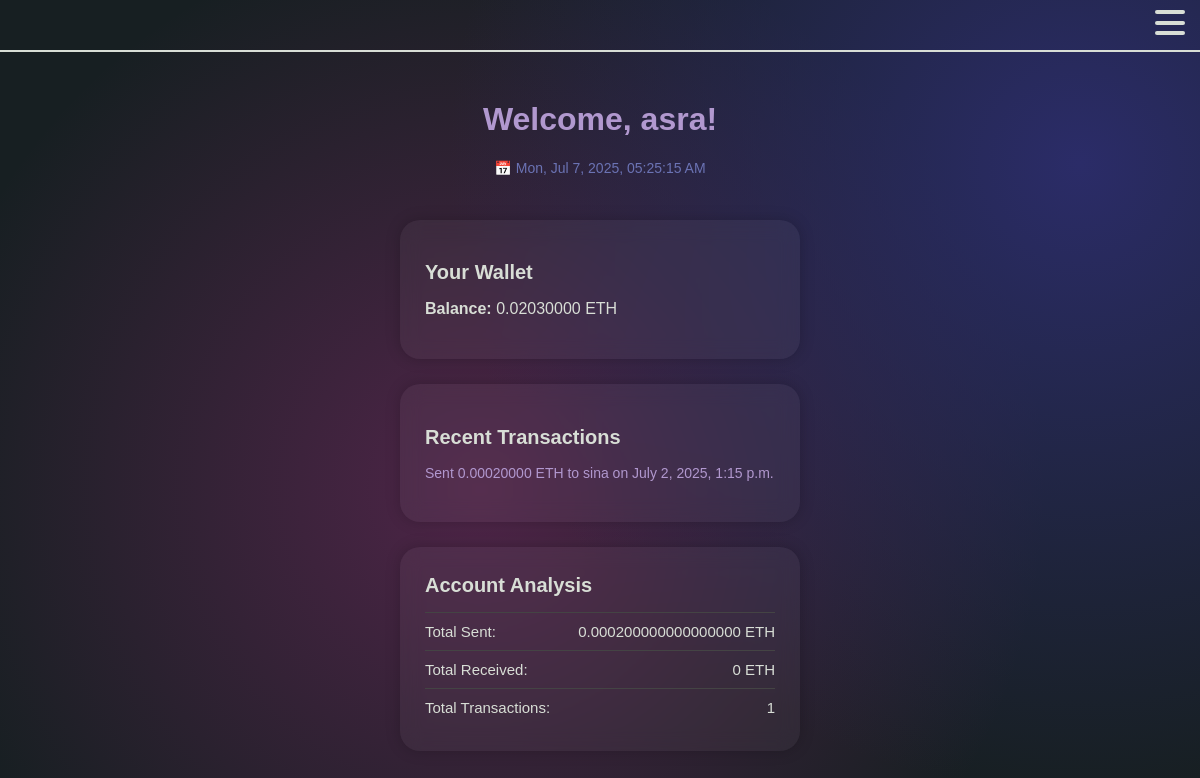
The page /users/dashboard/ (signed in) on the database its author committed.
### users/models.py (models this page shows, shortened)
class CustomUser(AbstractUser):
    wallet_balance = models.DecimalField(max_digits=20, decimal_places=8, default=0.0)

### wallet/models.py (models this page shows, shortened)
class Wallet(models.Model):
    user = models.OneToOneField(settings.AUTH_USER_MODEL, on_delete=models.CASCADE)
    balance = models.DecimalField(max_digits=20, decimal_places=8, default=0.0)

class Transaction(models.Model):
    sender = models.ForeignKey(settings.AUTH_USER_MODEL, related_name="sent_transactions", on_delete=models.CASCADE)
    receiver = models.ForeignKey(settings.AUTH_USER_MODEL, related_name="received_transactions", on_delete=models.CASCADE)
    amount = models.DecimalField(max_digits=20, decimal_places=8)
    timestamp = models.DateTimeField(auto_now_add=True)

### users/views.py (the view)
# urls.py: path('dashboard/', DashboardView.as_view(), name='dashboard'),
class DashboardView(LoginRequiredMixin, View):
    def get(self, request):
        wallet = Wallet.objects.get(user=request.user)  # Get user's wallet
        transactions = Transaction.objects.filter(sender=request.user)[:5]  # Last 5 transactions
        sent_total = Transaction.objects.filter(sender=request.user).aggregate(total=Sum('amount'))['total'] or 0
        received_total = Transaction.objects.filter(receiver=request.user).aggregate(total=Sum('amount'))['total'] or 0
        tx_count = Transaction.objects.filter(Q(sender=request.user) | Q(receiver=request.user)).count()
        total_transactions = Transaction.objects.filter(sender=request.user).count() + \
                             Transaction.objects.filter(receiver=request.user).count()
        context = {
            'wallet': wallet,
            'transactions': transactions,
            'sent_total': sent_total,
            'received_total': received_total,
            'tx_count': tx_count,
            'total_transactions': total_transactions,
        }
        return render(request, 'users/dashboard.html', context)

### users/templates/users/dashboard.html (shortened to what this page needs)
{% load static %}
<!DOCTYPE html>
<html lang="en">
<head>
    <link rel="stylesheet" href="{% static 'css/dashboard.css' %}">
</head>
<body>
<div class="container">
    <nav class="navbar">
        <label for="nav-toggle" class="nav-toggle-label">
            <span></span>
            <span></span>
            <span></span>
        </label>
    </nav>
    <header>
        <h1>Welcome, {{ request.user.username }}!</h1>
        <p id="clock" class="timestamp">📅</p>
    </header>
    <div class="glass-box">
        <h2>Your Wallet</h2>
        <p><strong>Balance:</strong> {{ wallet.balance }} ETH</p>
    </div>
    <div class="glass-box">
        <h2>Recent Transactions</h2>
        {% if transactions %}
            <ul class="transaction-list">
                {% for tx in transactions %}
                    <li>
                        Sent {{ tx.amount }} ETH to {{ tx.receiver.username }} on {{ tx.timestamp }}
                    </li>
                {% endfor %}
            </ul>
        {% else %}
            <p>No recent transactions.</p>
        {% endif %}
    </div>
    <div class="glass-box account-analysis">
        <h2>Account Analysis</h2>
        <div class="analysis-item">
            <span>Total Sent:</span>
            <span>{{ sent_total }} ETH</span>
        </div>
        <div class="analysis-item">
            <span>Total Received:</span>
            <span>{{ received_total }} ETH</span>
        </div>
        <div class="analysis-item">
            <span>Total Transactions:</span>
            <span>{{ total_transactions }}</span>
        </div>
    </div>
</div>
</body>
</html>

### static/css/dashboard.css (style rules this page uses)
* { box-sizing: border-box; direction: ltr; font-family: sans-serif; }
body { background: radial-gradient(circle at 90% 20%, #2b2c68, transparent 50%), radial-gradient(circle at 40% 60%, #b02f8b5d, transparent 65%), #171f22; min-height: 100vh; margin: 0; overflow-x: hidden; overflow-y: auto; }
.container { display: flex; flex-direction: column; align-items: center; padding: 80px 15px 40px; min-height: 100vh; width: 100vw; }
.navbar { width: 100%; background-color: transparent; padding: 25px 0; border-bottom: 2px solid #d8ded6; position: fixed; top: 0; z-index: 1000; }
.nav-toggle-label { position: absolute; top: 10px; right: 15px; cursor: pointer; width: 30px; height: 25px; display: flex; flex-direction: column; justify-content: space-between; }
.nav-toggle-label span { background: #d8ded6; height: 4px; border-radius: 2px; transition: all 0.3s ease-in-out; }
header { text-align: center; margin-bottom: 30px; }
h1 { color: #b198cf; font-size: 32px; }
.timestamp { color: #6b73b4; font-size: 14px; margin-top: 5px; }
.glass-box { background: rgba(255, 255, 255, 0.042); backdrop-filter: blur(10px); box-shadow: 0 0 15px rgba(0, 0, 0, 0.2); border-radius: 20px; padding: 25px; width: 100%; max-width: 400px; margin-bottom: 25px; color: #d8ded6; transition: 0.4s; }
h2 { font-size: 20px; margin-bottom: 15px; color: #d8ded6; }
.transaction-list { list-style: none; padding: 0; }
.transaction-list li { margin-bottom: 10px; font-size: 14px; color: #b198cf; }
.account-analysis { padding-top: 10px; }
.analysis-item { display: flex; justify-content: space-between; padding: 10px 0; border-top: 1px solid #444; font-size: 15px; color: #d8ded6; }

### rows shown on the page
CustomUser: user.username "asra"
Wallet: balance "0.02030000"
Transaction: amount "0.00020000", receiver.username "sina", timestamp "July 2, 2025, 1:15 p.m."

### other values the page prints
{{ sent_total }} "0.000200000000000000"
{{ received_total }} "0"
{{ total_transactions }} "1"
